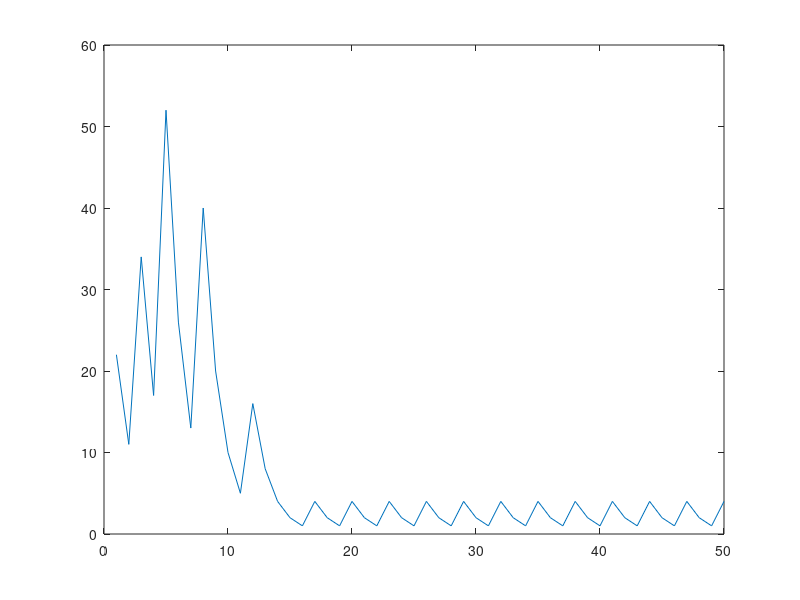

Write the MATLAB code that produced this figure.
x = 7;

for i=1:50
    b = mod(x,2);
    if b == 0
        disp('even');
        x = x/2;
    else
        disp('odd');
        x = 3 * x + 1;
    end
    
    z(i) = x;
    
end

p = linspace(1,50,50);

plot(p,z);
    
